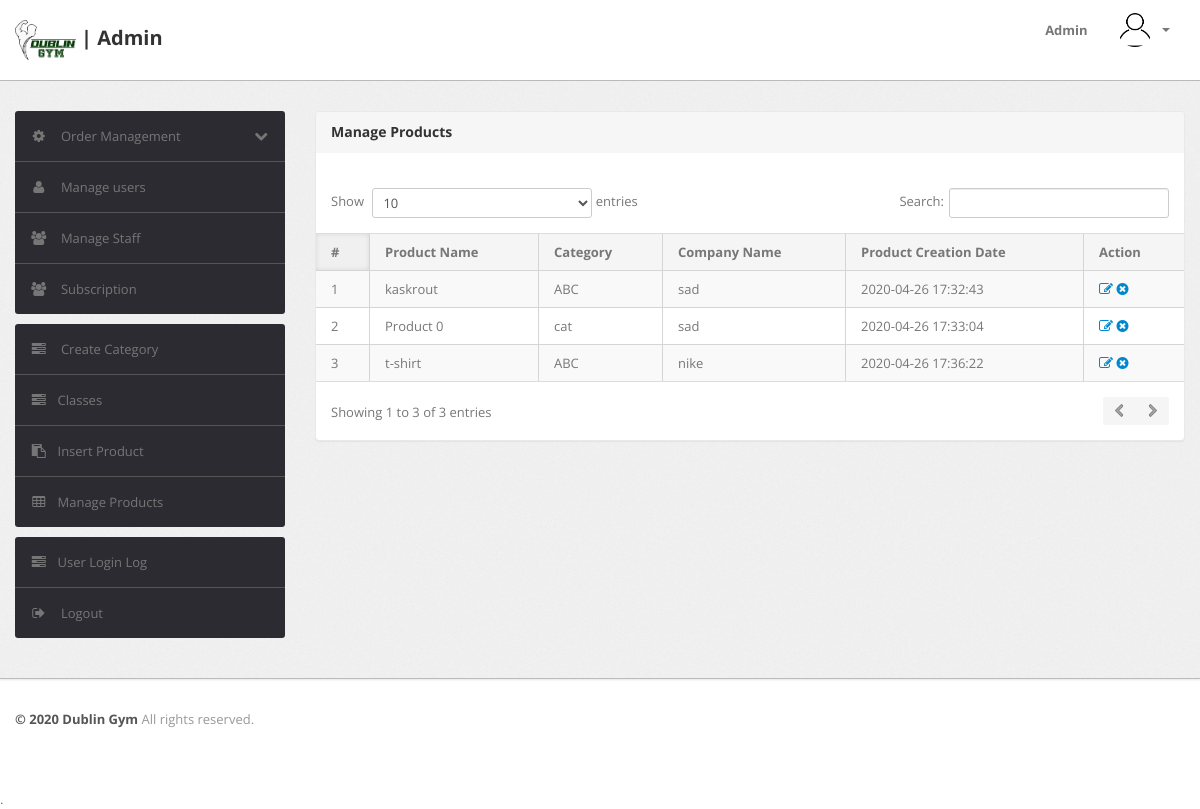
/admin/manage-products.php (signed in), run on the app's committed database.
### tables this page shows
CREATE TABLE `products` (
  `id` int(11) NOT NULL,
  `category` int(11) NOT NULL,
  `productName` varchar(255) DEFAULT NULL,
  `productCompany` varchar(255) DEFAULT NULL,
  `productPrice` int(11) DEFAULT NULL,
  `productPriceBeforeDiscount` int(11) DEFAULT NULL,
  `productDescription` longtext DEFAULT NULL,
  `productImage1` varchar(255) DEFAULT NULL,
  `shippingCharge` int(11) DEFAULT NULL,
  `productAvailability` varchar(255) DEFAULT NULL,
  `postingDate` timestamp NULL DEFAULT current_timestamp(),
  `updationDate` varchar(255) DEFAULT NULL
);

CREATE TABLE `category` (
  `id` int(11) NOT NULL,
  `categoryName` varchar(255) DEFAULT NULL,
  `categoryDescription` longtext DEFAULT NULL,
  `creationDate` timestamp NOT NULL DEFAULT current_timestamp(),
  `updationDate` varchar(255) DEFAULT NULL
);

### admin/manage-products.php (the view, shortened to what this page needs)
<?php
include('include/config.php');
if(strlen($_SESSION['alogin'])==0)
	{
header('location:index.php');
}
else{
?>
<!DOCTYPE html>
<html lang="en">
<head>
	<link type="text/css" href="bootstrap/css/bootstrap.min.css" rel="stylesheet">
	<link type="text/css" href="bootstrap/css/bootstrap-responsive.min.css" rel="stylesheet">
	<link type="text/css" href="css/theme.css" rel="stylesheet">
	<link type="text/css" href="images/icons/css/font-awesome.css" rel="stylesheet">
</head>
<body>
<?php include('include/header.php');?>
	<div class="wrapper">
		<div class="container">
			<div class="row">
<?php include('include/sidebar.php');?>
			<div class="span9">
					<div class="content">
	<div class="module">
							<div class="module-head">
								<h3>Manage Products</h3>
							</div>
							<div class="module-body table">
									<br />
								<table cellpadding="0" cellspacing="0" border="0" class="datatable-1 table table-bordered table-striped	 display" width="100%">
									<thead>
										<tr>
											<th>#</th>
											<th>Product Name</th>
											<th>Category </th>
											<th>Company Name</th>
											<th>Product Creation Date</th>
											<th>Action</th>
										</tr>
									</thead>
									<tbody>
<?php $query=mysqli_query($con,"select products.*,category.categoryName from products join category on category.id=products.category");
$cnt=1;
while($row=mysqli_fetch_array($query))
{
?>
										<tr>
											<td><?php echo htmlentities($cnt);?></td>
											<td><?php echo htmlentities($row['productName']);?></td>
											<td><?php echo htmlentities($row['categoryName']);?></td>
											<td><?php echo htmlentities($row['productCompany']);?></td>
											<td><?php echo htmlentities($row['postingDate']);?></td>
											<td>
											<a href="edit-products.php?id=<?php echo $row['id']?>" ><i class="icon-edit"></i></a>
											<a href="manage-products.php?id=<?php echo $row['id']?>&del=delete" onClick="return confirm('Are you sure you want to delete?')"><i class="icon-remove-sign"></i></a></td>
										</tr>
										<?php $cnt=$cnt+1; } ?>
								</table>
							</div>
						</div>
					</div>
				</div>
			</div>
		</div>
	</div>
<?php include('include/footer.php');?>
</body>
<?php } ?>.

### data on the page
products: productName "kaskrout", category.categoryName "ABC", productCompany "sad", postingDate "2020-04-26 17:32:43"
products: productName "Product 0", category.categoryName "cat", productCompany "sad", postingDate "2020-04-26 17:33:04"
products: productName "t-shirt", category.categoryName "ABC", productCompany "nike", postingDate "2020-04-26 17:36:22"
